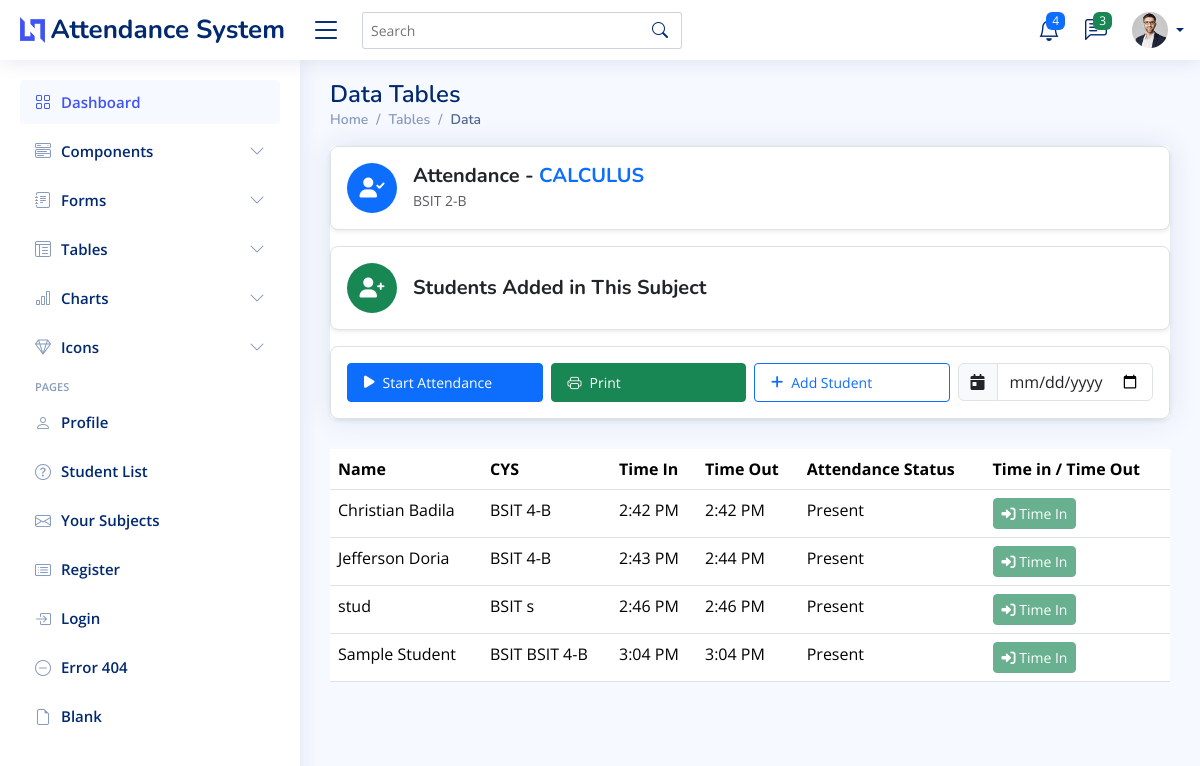
Screenshot of /student-attendance/17/ with the database file from the repository.
### myapp/models.py (models this page shows, shortened)
class Subject(models.Model):
    name = models.CharField(max_length=100)
    description = models.TextField(blank=True, null=True)
    course_year_section = models.CharField(max_length=100, default="default_course_year_section")
    teacher = models.ForeignKey(Teacher, on_delete=models.CASCADE, related_name="subjects")
    created_at = models.DateTimeField(auto_now_add=True)

class Student(models.Model):
    username = models.CharField(max_length=255, unique=True, default="default_username")
    student_id = models.CharField(max_length=50, unique=True)
    full_name = models.CharField(max_length=255)
    course = models.CharField(max_length=100)
    year_section = models.CharField(max_length=50, blank=True, null=True)
    email = models.EmailField(unique=True, blank=True, null=True)
    password = models.CharField(max_length=255)
    subjects = models.ManyToManyField(Subject, related_name="students")
    created_at = models.DateTimeField(auto_now_add=True)

### myapp/views.py (the view, shortened to what this page needs)
# urls.py: path('student-attendance/<int:id>/', views.student_attendance, name='student-attendance'),
def student_attendance(request, id):
    subject = get_object_or_404(Subject, id=id)
    assigned_students = subject.students.all()
    attendance_records = Attendance.objects.filter(
        student__in=assigned_students,
        subject=subject
    ).order_by('date')
    student_attendance_map = defaultdict(lambda: {'time_in': None, 'time_out': None})
    for att in attendance_records:
        student_data = student_attendance_map[att.student.id]
        if att.time_in and not student_data['time_in']:
            student_data['time_in'] = att.time_in
        if att.time_out and not student_data['time_out']:
            student_data['time_out'] = att.time_out
    for student in assigned_students:
        student.attendance = student_attendance_map.get(student.id, None)
        if student.attendance:
            print(f"Student: {student.full_name}, Time In: {student.attendance['time_in']}, Time Out: {student.attendance['time_out']}")
    available_students = Student.objects.exclude(id__in=assigned_students.values_list('id', flat=True))
    return render(request, 'myapp/student_attendance.html', {
        'assigned_students': assigned_students,
        'available_students': available_students,
        'subject': subject,
        'all_attendance_records': attendance_records,  # Pass all attendance records to the template
    })

### myapp/templates/myapp/student_attendance.html (shortened to what this page needs)
{% extends 'myapp/base.html' %}
{% load static %}
{% block content %}
<main id="main" class="main">
  <div class="pagetitle">
    <h1>Data Tables</h1>
    <nav>
      <ol class="breadcrumb">
        <li class="breadcrumb-item"><a href="index.html">Home</a></li>
        <li class="breadcrumb-item">Tables</li>
        <li class="breadcrumb-item active">Data</li>
      </ol>
    </nav>
  </div>
  <section class="section">
    <div class="row">
      <div class="col-lg-12">
        <div class="card">
<div class="d-flex align-items-center justify-content-between p-3 bg-white shadow-sm rounded-3 border">
  <div class="d-flex align-items-center">
    <div class="icon-container bg-primary text-white d-flex align-items-center justify-content-center rounded-circle me-3" style="width: 50px; height: 50px;">
      <i class="fas fa-user-check fs-5"></i>
    </div>
    <div>
      <h5 class="fw-bold text-dark mb-0">
        Attendance - <span class="text-uppercase text-primary">{{ subject.name }}</span>
      </h5>
      <small class="text-muted">{{ subject.course_year_section }}</small>
    </div>
  </div>
</div>
<div class="p-3 bg-white shadow-sm rounded-3 mt-3 border d-flex align-items-center">
  <div class="icon-container bg-success text-white d-flex align-items-center justify-content-center rounded-circle me-3" style="width: 50px; height: 50px;">
    <i class="fas fa-user-plus fs-5"></i>
  </div>
  <h5 class="fw-bold text-dark mb-0">Students Added in This Subject</h5>
</div>
<div class="p-3 bg-white shadow-sm rounded-3 mt-3 border">
  <div class="row g-2 justify-content-center justify-content-md-end">
    <div class="col-12 col-md-3">
      <button type="button" class="btn btn-primary btn-sm d-flex align-items-center w-100 px-3 py-2" id="startAttendance" data-bs-toggle="modal" data-bs-target="#attendanceChoiceModal">
        <i class="fa-solid fa-play me-2"></i> Start Attendance
      </button>
    </div>
    <div class="col-12 col-md-3">
      <button type="button" class="btn btn-success btn-sm d-flex align-items-center w-100 px-3 py-2" id="printAttendance">
        <i class="bi bi-printer me-2"></i> Print
      </button>
    </div>
    <div class="col-12 col-md-3">
      <button type="button" class="btn btn-outline-primary btn-sm d-flex align-items-center w-100 px-3 py-2" data-bs-toggle="modal" data-bs-target="#addStudentModal">
        <i class="fa-solid fa-plus me-2"></i> Add Student
      </button>
    </div>
    <div class="col-12 col-md-3">
      <div class="input-group">
        <span class="input-group-text"><i class="fa-solid fa-calendar-day"></i></span>
        <input type="date" class="form-control" id="specificDateFilter">
      </div>
    </div>
  </div>
</div>
</div>
<div class="table-responsive mt-4" style="min-height: 400px">
  <table class="table datatable">
    <thead>
      <tr>
        <th>Name</th>
        <th>CYS</th>
        <th>Time In</th>
        <th>Time Out</th>
        <th>Attendance Status</th>
        <th>Time in / Time Out</th>
      </tr>
    </thead>
    <tbody>
      {% for student in assigned_students %}
        <tr>
          <td>{{ student.full_name }}</td>
          <td>{{ student.course }} {{ student.year_section }}</td>
          <td id="time-in-{{ student.id }}">
            {% if student.attendance and student.attendance.time_in %}
                {{ student.attendance.time_in|time:"g:i A" }}
            {% else %}
                --
            {% endif %}
        </td>
          <td id="time-out-{{ student.id }}">
            {% if student.attendance and student.attendance.time_out %}
              {{ student.attendance.time_out|time:"g:i A" }}
            {% else %}
              --
            {% endif %}
          </td>
          <td>
            {% if student.attendance and student.attendance.time_in %}
              Present
            {% else %}
              Absent
            {% endif %}
          </td>
          <td>
            <div class="btn-group" role="group">
              <button class="btn btn-success btn-sm mark-attendance"
                      data-student="{{ student.id }}"
                      data-status="Time In"
                      disabled>
                <i class="fa-solid fa-sign-in-alt"></i> Time In
              </button>
            </div>
          </td>
        </tr>
      {% endfor %}
    </tbody>
  </table>
</div>
      </div>
    </div>
</section>
</main>
{% endblock %}

### static/assets/css/style.css (style rules this page uses)
:root { scroll-behavior: smooth; }
body { font-family: "Open Sans", sans-serif; background: #f6f9ff; color: #444444; }
h1, h2, h3, h4, h5, h6 { font-family: "Nunito", sans-serif; }
#main { margin-top: 60px; padding: 20px 30px; transition: all 0.3s; }
.pagetitle { margin-bottom: 10px; }
.pagetitle h1 { font-size: 24px; margin-bottom: 0; font-weight: 600; color: #012970; }
.card { margin-bottom: 30px; border: none; border-radius: 5px; box-shadow: 0px 0 30px rgba(1, 41, 112, 0.1); }
.breadcrumb { font-size: 14px; font-family: "Nunito", sans-serif; color: #899bbd; font-weight: 600; }
.breadcrumb a { color: #899bbd; transition: 0.3s; }
.breadcrumb .breadcrumb-item::before { color: #899bbd; }
.breadcrumb .active { color: #51678f; font-weight: 600; }
@media (min-width: 1200px) { #main, #footer { margin-left: 300px; } }

### rows the page displays
Subject: name "CALCULUS", course_year_section "BSIT 2-B"
Student: full_name "Christian Badila", course "BSIT", year_section "4-B", attendance.time_in "2:42 PM", attendance.time_out "2:42 PM", shows "Present"
Student: full_name "Jefferson Doria", course "BSIT", year_section "4-B", attendance.time_in "2:43 PM", attendance.time_out "2:44 PM", shows "Present"
Student: full_name "stud", course "BSIT", year_section "s", attendance.time_in "2:46 PM", attendance.time_out "2:46 PM", shows "Present"
Student: full_name "Sample Student", course "BSIT", year_section "BSIT 4-B", attendance.time_in "3:04 PM", attendance.time_out "3:04 PM", shows "Present"
